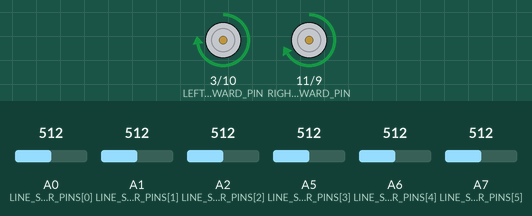
A sketch run on a simulated Arduino Nano, built with avr-gcc and run on an emulated ATmega328P. Parts: motor-driver pin pairs drawn as motors (green arrow = first pin HIGH = forward, orange = second pin HIGH = backward, longer = more drive). Inputs (shaded band) come from the test bench; at power-on: A0 (LINE_SENSOR_PINS[0]) = 512, A7 (LINE_SENSOR_PINS[5]) = 512, A2 (LINE_SENSOR_PINS[2]) = 512, A1 (LINE_SENSOR_PINS[1]) = 512, A5 (LINE_SENSOR_PINS[3]) = 512, A6 (LINE_SENSOR_PINS[4]) = 512.

Above: at 1.2 s.
1.3 s: A0 (LINE_SENSOR_PINS[0]) set to 863
2.8 s: A0 (LINE_SENSOR_PINS[0]) set to 890
At 3.4 s:
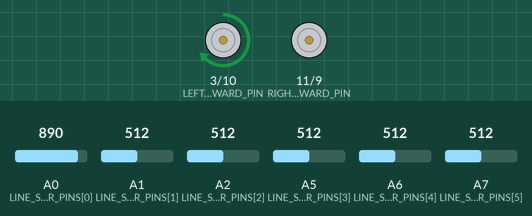
4.3 s: A7 (LINE_SENSOR_PINS[5]) set to 908
5.8 s: A7 (LINE_SENSOR_PINS[5]) set to 934
At 6.8 s:
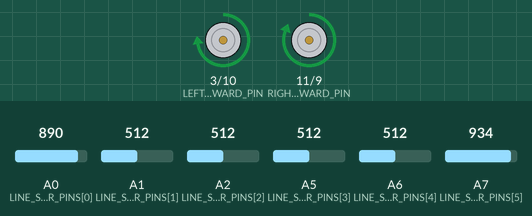
7.3 s: A2 (LINE_SENSOR_PINS[2]) set to 992
At 8.0 s:
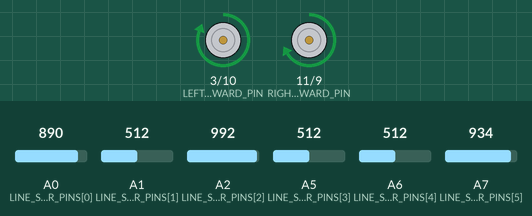
8.8 s: A7 (LINE_SENSOR_PINS[5]) set to 730
10.3 s: A7 (LINE_SENSOR_PINS[5]) set to 711
At 11.4 s:
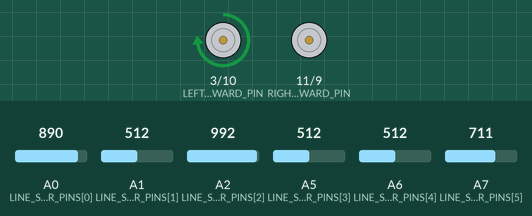
Timing chart, 0 to 12.8 s (numbered marks = the images above; inputs shaded):
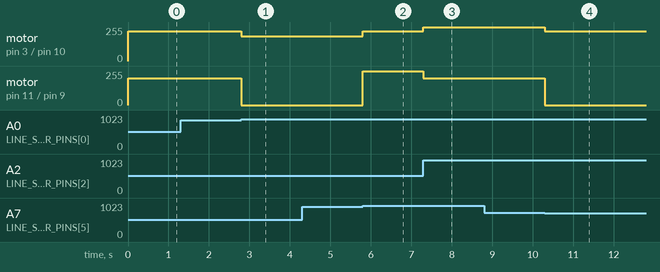

Measured:
- the behaviour switches between 872 and 873 on A0 (LINE_SENSOR_PINS[0]) (found by bisection; images 0 and 1)
- the behaviour switches between 921 and 922 on A7 (LINE_SENSOR_PINS[5]) (found by bisection; images 1 and 2)
- the behaviour switches between 723 and 722 on A7 (LINE_SENSOR_PINS[5]) (found by bisection; images 3 and 4)
- after the input at 1.3 s, every drawn part: stays the same
- after the input at 2.8 s, motor on pin 3 (LEFT_FORWARD_PIN) / pin 10 (LEFT_BACKWARD_PIN): forward 225/255 → forward 185/255 at once; motor on pin 11 (RIGHT_FORWARD_PIN) / pin 9 (RIGHT_BACKWARD_PIN): forward 200/255 → stopped at once
- after the input at 4.3 s, every drawn part: stays the same
- after the input at 5.8 s, motor on pin 3 (LEFT_FORWARD_PIN) / pin 10 (LEFT_BACKWARD_PIN): forward 185/255 → forward 225/255 at once; motor on pin 11 (RIGHT_FORWARD_PIN) / pin 9 (RIGHT_BACKWARD_PIN): stopped → forward 255/255 at once
- after the input at 7.3 s, motor on pin 3 (LEFT_FORWARD_PIN) / pin 10 (LEFT_BACKWARD_PIN): forward 225/255 → forward 255/255 at once; motor on pin 11 (RIGHT_FORWARD_PIN) / pin 9 (RIGHT_BACKWARD_PIN): forward 255/255 → forward 200/255 at once
- after the input at 8.8 s, every drawn part: stays the same
- after the input at 10.3 s, motor on pin 3 (LEFT_FORWARD_PIN) / pin 10 (LEFT_BACKWARD_PIN): forward 255/255 → forward 225/255 at once; motor on pin 11 (RIGHT_FORWARD_PIN) / pin 9 (RIGHT_BACKWARD_PIN): forward 200/255 → stopped at once

The sketch:

Stay_on_Track.ino
```cpp
// pin mapping
const int LEFT_FORWARD_PIN  = 3;
const int LEFT_BACKWARD_PIN = 10;
const int RIGHT_FORWARD_PIN = 11;
const int RIGHT_BACKWARD_PIN = 9;

// D1 = A0, D2 = A1, D3 = A2, D4 = A3, D5 = A4, D6 = A5, D7 = A6, D8 = A7
const int NUM_SENSORS = 6;
const int LINE_SENSOR_PINS[NUM_SENSORS] = {A0, A1, A2, A5, A6, A7};
int lineValues[NUM_SENSORS]; // this keeps the sensor readings of the moment
/// pin A3 is used for trig sensor right ultrasound sensor
// sensor calibration
int weights[NUM_SENSORS] = {-273, -264, -253, -276, -309, -322};

// thresholds
const int LIGHT_SENSOR_WHITE_THRESHOLD = 400;
const int LIGHT_SENSOR_BLACK_THRESHOLD = 600;

// for hysterysis, remembers what the sensor's last value was
bool sensorBlack[NUM_SENSORS] = {false};

// sensors declared here for flexibility from array
const int RIGHT_OUTER_SENSOR = 0;
const int RIGHT_MIDDLE_SENSOR = 1;
const int RIGHT_INNER_SENSOR = 2;
const int LEFT_OUTER_SENSOR = 3;
const int LEFT_MIDDLE_SENSOR = 4;
const int LEFT_INNER_SENSOR = 5;


// speed settings
const int SPEED_NONE = 230; //Speed for all sensors detecting white (means black line is perfectly in the center)
const int SPEED_INNER = 200; //speed for when one of the inner sensors are on black
const int SPEED_MIDDLE = 180; //speed for when one of the middle sensors (second to edge) are on black
const int SPEED_EDGE = 0; //speed for when outer sensors (at the edge)are on black
const int RECOVERY_SPEED = 200; //only used if line is completely lost

const int CORRECTION_EDGE = 160;
const int CORRECTION_MIDDLE = 105;
const int CORRECTION_INNER = 75;

const int RIGHT_MOTOR_CALIBRATION = 0;
const int LEFT_MOTOR_CALIBRATION = 25;

void setup() {
  pinMode(LEFT_FORWARD_PIN, OUTPUT);
  pinMode(LEFT_BACKWARD_PIN, OUTPUT);
  pinMode(RIGHT_FORWARD_PIN, OUTPUT);
  pinMode(RIGHT_BACKWARD_PIN, OUTPUT);

  for (int i = 0; i < NUM_SENSORS; i++) {
    pinMode(LINE_SENSOR_PINS[i], INPUT);
  }

  stopMotors();
}

void loop() {
  followTheLine();
}

// calibration function (corrects raw sensor values)
int applyCalibration(int raw, int sensorIndex) {
  int v = raw + weights[sensorIndex];
  return constrain(v, 0, 1023);
}

void followTheLine() {

  // Read reflection sensor values
  for (int i = 0; i < NUM_SENSORS; i++)
  {
    int raw = analogRead(LINE_SENSOR_PINS[i]);
    lineValues[i] = applyCalibration(raw,i); // apply calibration before using the value

/// Hysterisis logic, only update the sensor value as black if it goes past hysterisis
    if (lineValues[i] >= LIGHT_SENSOR_BLACK_THRESHOLD) {
      sensorBlack[i] = true;
    }
    else if (lineValues[i] <= LIGHT_SENSOR_WHITE_THRESHOLD) {
      sensorBlack[i] = false;
    }
  }

  // Convenience booleans, writes if the sensor is reading black or not (accounting for hysterisis too) to a boolean valye
  bool leftOuterBlack = sensorBlack[LEFT_OUTER_SENSOR];
  bool leftMiddleBlack = sensorBlack[LEFT_MIDDLE_SENSOR];
  bool leftInnerBlack = sensorBlack[LEFT_INNER_SENSOR];
  bool rightInnerBlack = sensorBlack[RIGHT_INNER_SENSOR];
  bool rightMiddleBlack = sensorBlack[RIGHT_MIDDLE_SENSOR];
  bool rightOuterBlack = sensorBlack[RIGHT_OUTER_SENSOR];

// Convenience booleans for if any of the left or right sensors read as black
  bool anyLeftBlack  = leftOuterBlack || leftMiddleBlack || leftInnerBlack;
  bool anyRightBlack = rightOuterBlack || rightMiddleBlack || rightInnerBlack;

///count how many sensors counted black
  int blackCount = 0;
  for (int i = 0; i < NUM_SENSORS; i++) {
    if (sensorBlack[i]) {
      blackCount++;
    }
  }

/// If all sensors are black
  if (blackCount == NUM_SENSORS) {
    driveForward(SPEED_NONE + LEFT_MOTOR_CALIBRATION, SPEED_NONE + RIGHT_MOTOR_CALIBRATION);
    return;
  }

///if any right sensor and no left sensors
    if (anyRightBlack && !anyLeftBlack) {
      // EDGE FIRST
      if(rightOuterBlack) {
        driveForward(SPEED_EDGE + CORRECTION_EDGE + LEFT_MOTOR_CALIBRATION, SPEED_EDGE + RIGHT_MOTOR_CALIBRATION);
        return;
      }

      // THEN MIDDLE
      else if(rightMiddleBlack) {
        driveForward(SPEED_MIDDLE + CORRECTION_MIDDLE + LEFT_MOTOR_CALIBRATION, SPEED_MIDDLE + RIGHT_MOTOR_CALIBRATION);
        return;
      }

      // THEN INNER
      else { //rightInnerBlack
        driveForward(SPEED_INNER + CORRECTION_INNER + LEFT_MOTOR_CALIBRATION, SPEED_INNER + RIGHT_MOTOR_CALIBRATION);
        return;
      }

    }
  // if any left sensors and no right sensors
    else if (!anyRightBlack && anyLeftBlack) {

      if (leftOuterBlack) {
        driveForward(SPEED_EDGE + LEFT_MOTOR_CALIBRATION, SPEED_EDGE + CORRECTION_EDGE + RIGHT_MOTOR_CALIBRATION);
        return;
      }

      else if(leftMiddleBlack) {
        driveForward(SPEED_MIDDLE + LEFT_MOTOR_CALIBRATION, SPEED_MIDDLE + CORRECTION_MIDDLE + RIGHT_MOTOR_CALIBRATION);
        return;
      }

      else { //leftInnerBlack
        driveForward(SPEED_INNER + LEFT_MOTOR_CALIBRATION, SPEED_INNER + CORRECTION_INNER + RIGHT_MOTOR_CALIBRATION);
        return;
      }

    }

    else if (rightInnerBlack) {
      driveForward(SPEED_INNER + CORRECTION_INNER + LEFT_MOTOR_CALIBRATION, SPEED_INNER + RIGHT_MOTOR_CALIBRATION);
      return;
    }

    else if (leftInnerBlack) {
      driveForward(SPEED_INNER + LEFT_MOTOR_CALIBRATION, SPEED_INNER + CORRECTION_INNER + RIGHT_MOTOR_CALIBRATION);
      return;
    }

  driveForward(SPEED_INNER + LEFT_MOTOR_CALIBRATION, SPEED_INNER + RIGHT_MOTOR_CALIBRATION);

}

// motor control
void driveForward(int left, int right) {
// constrain because sometimes value + correction goes over or under 0 and 255 respectively
  left = constrain(left, 0, 255);
  right = constrain(right, 0, 255);
  analogWrite(LEFT_FORWARD_PIN, left);
  analogWrite(LEFT_BACKWARD_PIN, 0);
  analogWrite(RIGHT_FORWARD_PIN, right);
  analogWrite(RIGHT_BACKWARD_PIN, 0);
}

void driveBackward(int left, int right) {
  left = constrain(left, 0, 255);
  right = constrain(right, 0, 255);
  analogWrite(LEFT_FORWARD_PIN, 0);
  analogWrite(LEFT_BACKWARD_PIN, left);
  analogWrite(RIGHT_FORWARD_PIN, 0);
  analogWrite(RIGHT_BACKWARD_PIN, right);
}

void stopMotors() {
  analogWrite(LEFT_FORWARD_PIN, 0);
  analogWrite(LEFT_BACKWARD_PIN, 0);
  analogWrite(RIGHT_FORWARD_PIN, 0);
  analogWrite(RIGHT_BACKWARD_PIN, 0);
}
```
